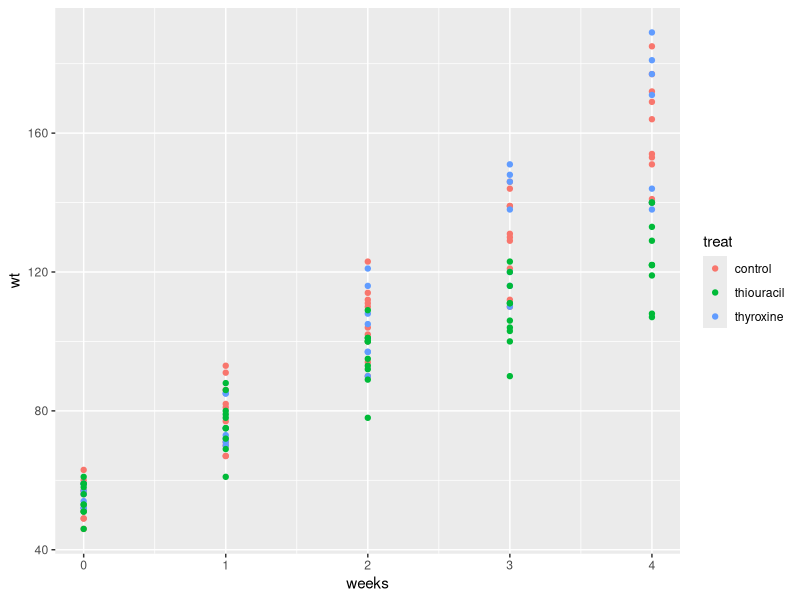
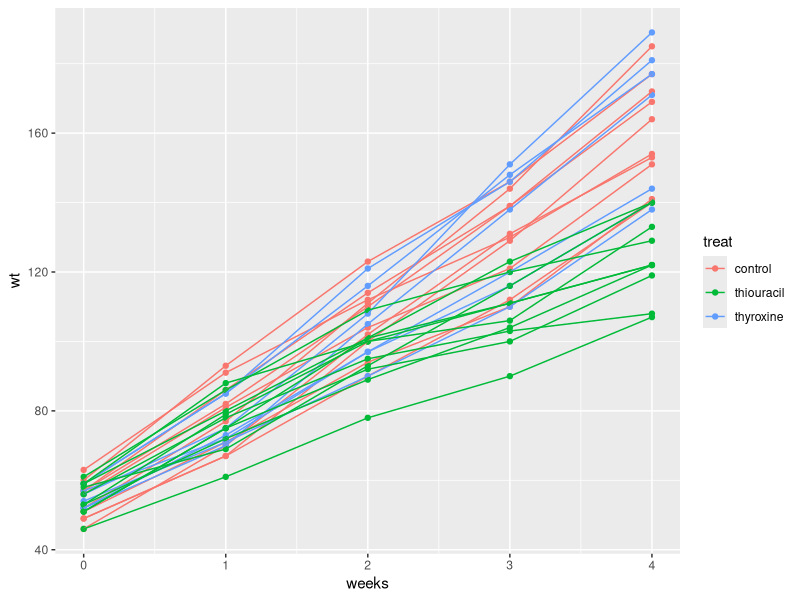
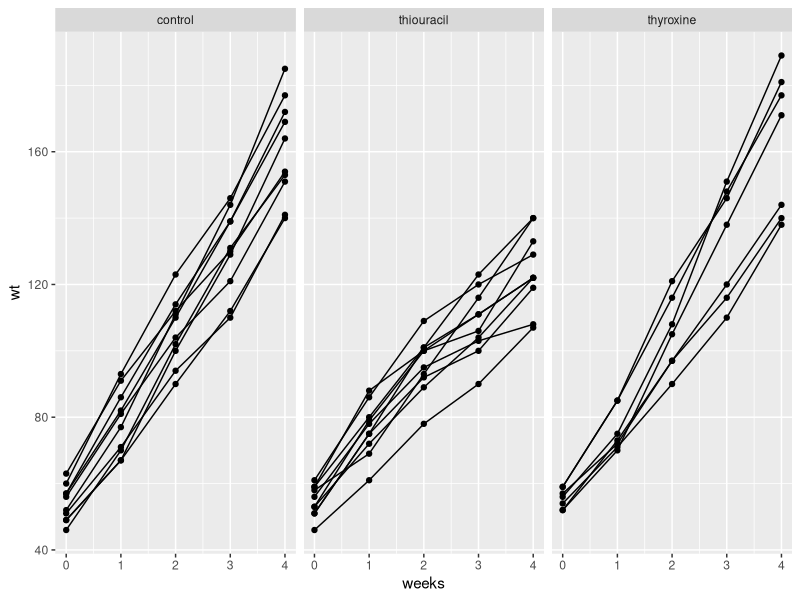
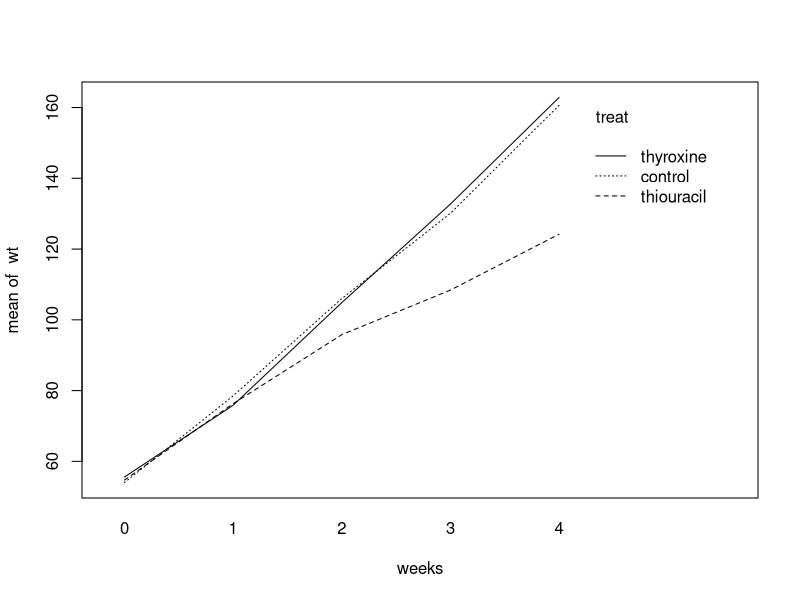
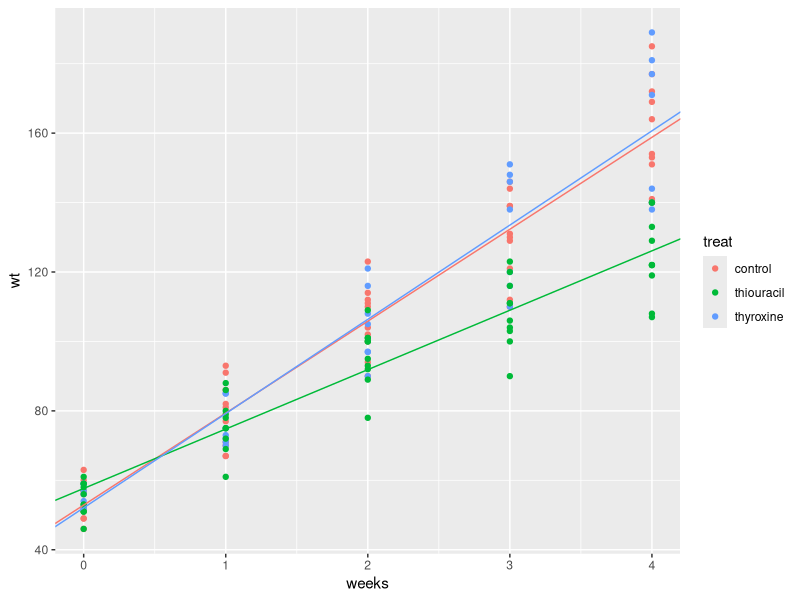

Write the R code that produced these figures, in order. (Note: this script raises an error after producing the figures.)
# Clay Ford (jcf2d)
# StatLab@UVa
# Linear Mixed-Effect Modeling with R
# Fall 2015

# pkgs <- c("lme4","ggplot2", "effects")
# install.packages(pkgs)

library(lme4)
library(ggplot2)
library(effects)

# Fitting Models using lmer() ---------------------------------------------

# EXAMPLE 1

ratdrink <- read.csv("ratdrink.csv")

# The data consist of 5 weekly measurements of body weight for 27 rats. The
# first 10 rats are on a control treatment while 7 rats have thyroxine added to
# their drinking water. 10 rats have thiouracil added to their water.
# Source: faraway package (Faraway, 2006)

str(ratdrink)
# explore data
summary(ratdrink)
table(ratdrink$subject)
with(ratdrink, table(subject,weeks))
# summary stats
aggregate(wt ~ treat, data=ratdrink, mean)
aggregate(wt ~ treat + weeks, data=ratdrink, mean)
aggregate(wt ~ treat, data=ratdrink, sd)

# exploratory plots
# wt versus weeks with dots colored by treat
ggplot(ratdrink, aes(x=weeks, y=wt, color=treat)) + geom_point()
# with groups
ggplot(ratdrink, aes(x=weeks, y=wt, color=treat, group=subject)) + 
  geom_point() + geom_line()
# with faceting
ggplot(ratdrink, aes(x=weeks, y=wt, group=subject)) + 
  geom_point() + geom_line() + facet_wrap(~ treat)

# interaction plot
with(ratdrink, interaction.plot(x.factor = weeks, trace.factor = treat, response = wt))

# linear mixed-effect model, no interaction between treat and week
# random intercept
lmm1 <- lmer(wt ~ weeks + treat + (1 | subject), data=ratdrink)
lmm1
summary(lmm1) # notice: no p-values!
fixef(lmm1)
ranef(lmm1)
coef(lmm1) # fitted model per group

# Notice the (Intercept) column is the sum of the fixed intercept and random
# intercept:

fixef(lmm1)[1] # fixed effect estimate of Intercept
ranef(lmm1)$subject # predicted random effects for Intercept

# add them to get the intercept column in coef(lmm1)
fixef(lmm1)[1] + ranef(lmm1)$subject
cbind(coef(lmm1)$subject[,1], fixef(lmm1)[1] + ranef(lmm1)$subject)
fixef(lmm1)[1] + ranef(lmm1)$subject == coef(lmm1)$subject[,1]

# estimates of variance parameters
VarCorr(lmm1)

# fit random intercept and random slope for weeks;
lmm2 <- lmer(wt ~ treat + weeks + (weeks | subject), data=ratdrink)
summary(lmm2)
fixef(lmm2)
ranef(lmm2)
coef(lmm2) # fitted model per group


# Again notice the intercepts and slopes are the sum of the random effects and
# the fixed Intercept and slope estimates:
fixef(lmm2)[c(1,4)] # fixed effect estimates
ranef(lmm2)$subject # predicted random effects
fixef(lmm2)[1] + ranef(lmm2)$subject[,1] == coef(lmm2)$subject[,1]
fixef(lmm2)[4] + ranef(lmm2)$subject[,2] == coef(lmm2)$subject[,4]


# fit model with uncorrelated random intercept and slope:
lmm3 <- lmer(wt ~ treat + weeks + (weeks || subject), data=ratdrink)
summary(lmm3)
fixef(lmm3)
ranef(lmm3)
coef(lmm3) # fitted model per group


# fit model with interaction and random slopes and intercept
lmm4 <- lmer(wt ~ treat + weeks + treat:weeks + (weeks | subject), 
             data=ratdrink)
# or lmm4 <- lmer(wt ~ treat * weeks + (weeks | subject), data=ratdrink)
summary(lmm4)
fixef(lmm4)
ranef(lmm4)

VarCorr(lmm4)

# fit model with interaction and uncorrelated random slopes and intercept
lmm5 <- lmer(wt ~ treat + weeks + treat:weeks + (weeks || subject), 
             data=ratdrink)
summary(lmm5)


# Effect Plots ------------------------------------------------------------

# plot fitted model for lmm4: correlated random intercept and slope with
# interaction betweem weeks and treat:

# a rather complicated way using ggplot2
fe <- fixef(lmm4)
cols <- scales::hue_pal()(3) # get the colors that ggplot generated
ggplot(ratdrink, aes(x=weeks, y=wt, color=treat)) + geom_point() +
  geom_abline(intercept=fe[1], slope=fe[4], color=cols[1]) +
  geom_abline(intercept=fe[1] + fe[2], slope=fe[4] + fe[5], color=cols[2]) +
  geom_abline(intercept=fe[1] + fe[3], slope=fe[4] + fe[6], color=cols[3])

# an easier way using the effects package
library(effects)
plot(allEffects(lmm4))
# combined into one plot
plot(allEffects(lmm4), multiline=TRUE)
# combined into one plot with confidence bands
plot(allEffects(lmm4), multiline=TRUE, ci.style = "bands")
# see ?allEffects and ?plot.eff for more options and examples


# back to presentation



# Assessing Significance --------------------------------------------------

# confidence intervals

# profile method
confint(lmm4)
# oldNames = FALSE changes the labeling
confint(lmm4, oldNames = FALSE)

# bootstrap method with a progress bar (nsim = 500)
confint(lmm4, method = "boot", .progress="txt")
# add a percent completion indicator
confint(lmm4, method = "boot", nsim = 200,
        .progress="txt", PBargs=list(style=3))

# assessing fixed-effect factors. In this case "treat". It has three levels.
levels(ratdrink$treat)

# sequential test (Type I), no p-values
anova(lmm4)

# test each term after all others (Type II), approx p-values
library(car)
Anova(lmm4)


# Diagnostics -------------------------------------------------------------

# Check assumptions of constant variance and normality

# check constant variance assumption
# residual vs. fitted values
plot(lmm4)
# same as this:
plot(resid(lmm4) ~ fitted(lmm4))
abline(h=0)


# plots of residuals by weeks
plot(lmm4, form = resid(.) ~ weeks)
# by weeks and treatment
plot(lmm4, form = resid(.) ~ weeks | treat)

# residuals by subjects
plot(lmm4, subject ~ resid(.))
plot(lmm4, factor(subject) ~ resid(.))

# residuals by treat
plot(lmm4, treat ~ resid(.))

# check normality of residuals
qqnorm(resid(lmm4))

# check constant variance of random effects
plot(ranef(lmm4))

# check normality of random effects
library(lattice)
qqmath(ranef(lmm4))

# another way without lattice
qqnorm(ranef(lmm4)[[1]]$"(Intercept)") # intercept
qqnorm(ranef(lmm4)[[1]]$weeks) # slope

# plot predicted random effects for each level of a grouping factor; allows you 
# to see if there are levels of a grouping factor with extremely large or small
# predicted random effects.
dotplot(ranef(lmm4))

# back to presentation

# Model Comparison --------------------------------------------------------

# do we need a random effect for weeks (ie, a random slope)?
anova(lmm1, lmm2)
# notice models are re-fit with ML

# suppress since fixed effects are the same in each model:
anova(lmm1, lmm2, refit = FALSE)

# p-value is tiny, but let's compute a corrected p-value anyway. In the test we 
# see that it's on 2 degrees of freedom, but recall the null distribution is not
# on 2 degrees of freedom but rather a mixture of distributions.
0.5*pchisq(122.43, 2, lower.tail = FALSE) + 0.5*pchisq(122.43, 1, lower.tail = FALSE)

# even smaller!

# we can write a function to automate this:
pvalMix <- function(stat,df){
  0.5*pchisq(stat, df, lower.tail = FALSE) + 
     0.5*pchisq(stat, df-1, lower.tail = FALSE)
}
pvalMix(122.43, 2)


# compare model with correlated random effects to model without correlated
# random effects:
anova(lmm2, lmm3)
# let's compute corrected p-value
pvalMix(0.9721, 1)
# still not significant; prefer lmm3, simpler model with no correlation between 
# random intercept and slope.


# let's compare lmm5 with lmm3:
formula(lmm3)
formula(lmm5)

anova(lmm3, lmm5)
# interaction appears significant

plot(lmm5)
plot(lmm5, treat ~ resid(.))
plot(ranef(lmm5))
qqmath(ranef(lmm5))

plot(lmm5, resid(.) ~ weeks | treat)
# thyroxine residuals exhibits a pattern...
# let's look at data again
ggplot(ratdrink, aes(x=weeks, y=wt, group=subject)) + 
  geom_point() + geom_line() + facet_wrap(~ treat)

# visualize; no difference in the fixed effects
plot(allEffects(lmm5), multiline=TRUE, main="lmm5")
plot(allEffects(lmm4), multiline=TRUE, main="lmm4")

VarCorr(lmm4)
VarCorr(lmm5)



# EXAMPLE 2

# multilevel model
jspr <- read.csv("jspr.csv")
str(jspr)
# data from primary schools in inner London. Source: Mortimore, P., P. Sammons, 
# L. Stoll, D. Lewis, and R. Ecob (1988). School Matters. Wells, UK: Open Books.

# We have measures of students within classes within schools.
# Up to 4 classes with a school
# response variable is english, an english test score.

# social is class of the father: I=1; II=2; III nonmanual=3; III manual=4; IV=5;
# V=6; Long-term unemployed=7; Not currently employed=8; Father absent=9

# want to model English as a function of gender, social class and Raven's test
# score from first year.

# set school, class and social as factors:
jspr$school <- factor(jspr$school)
jspr$class <- factor(jspr$class)
jspr$social <- factor(jspr$social)

# explore the data

# how manu schools?
length(unique(jspr$school))

# break down of boy/girl
table(jspr$gender)

# break down of social
table(jspr$social)

# break down of gender and social
with(jspr, table(gender, social))

# how many students in each class in each school
with(jspr, table(class, school))

# mean english score per school
aggregate(english ~ school, data=jsp, mean)
# variability between schools

# mean english score per class per school
mData <- aggregate(english ~ school + class, data=jsp, mean)
mData[order(mData$school),]
# variability between classes within schools

aggregate(english ~ gender, data=jspr, mean)
aggregate(english ~ gender + social, data=jspr, mean)

# some visual exploration
ggplot(jspr, aes(x=gender, y=english)) + geom_boxplot()
ggplot(jspr, aes(x=gender, y=english)) + geom_boxplot() + facet_wrap(~school)

ggplot(jspr, aes(x=social, y=english)) + geom_boxplot()
ggplot(jspr, aes(x=social, y=english)) + geom_boxplot() + facet_wrap(~gender)

ggplot(jspr, aes(x=raven, y=english)) + geom_point()
ggplot(jspr, aes(x=raven, y=english)) + geom_point(position=position_jitter())
ggplot(jspr, aes(x=raven, y=english)) + geom_point(position=position_jitter()) +
  geom_smooth()
ggplot(jspr, aes(x=raven, y=english)) + geom_point(position=position_jitter()) +
  geom_smooth() + facet_wrap(~gender)

ggplot(jspr, aes(x=raven, y=english)) + geom_point(position=position_jitter()) +
  geom_smooth() + facet_wrap(~social)

# with grouping
ggplot(jspr, aes(x=raven, y=english)) + geom_point() + facet_wrap(~school)
ggplot(jspr, aes(x=raven, y=english)) + geom_point() + geom_smooth(method="lm", se=F) +
  facet_wrap(~school)
# random slope for raven?

# interaction plot
with(jspr, interaction.plot(x.factor = social,trace.factor = gender,response = english))


lmeEng0 <- lmer(english ~ 1 + (1 | school), data=jspr)
summary(lmeEng0)
lmeEng0a <- lmer(english ~ 1 + (1 | school/class), data=jspr)
summary(lmeEng0a)

anova(lmeEng0, lmeEng0a, refit=FALSE)
# looks like we should keep the class within school random effect

lmeEng1 <- lmer(english ~ raven + gender*social + (1 | school/class), data=jspr)
summary(lmeEng1)
print(summary(lmeEng1),corr=FALSE) # without the correlation matrix of fixed-effect coefficients.
VarCorr(lmeEng1)
fixef(lmeEng1)
ranef(lmeEng1)
coef(lmeEng1)
anova(lmeEng1) # sequential F tests

# If you want p-values
library(car)
Anova(lmeEng1) # a Type-II test
# Type-II tests are calculated according to the principle of marginality,
# testing each term after all others, except ignoring the term's higher-order
# relatives;


# remove interaction for gender and social
lmeEng2 <- lmer(english ~ raven + gender + social + (1 | school/class), data=jspr)
print(summary(lmeEng2), corr=FALSE)
VarCorr(lmeEng2)
fixef(lmeEng2)
ranef(lmeEng2)
coef(lmeEng2)
anova(lmeEng2)
Anova(lmeEng2)

# visual model fit for population
plot(allEffects(lmeEng2))


lmeEng3 <- lmer(english ~ raven + gender + social + (raven | school/class), data=jspr)
anova(lmeEng2, lmeEng3, refit=FALSE)
# corrected p-value
pvalMix(8.0432, df=4)
# looks like we could safely do without a random effect for raven
